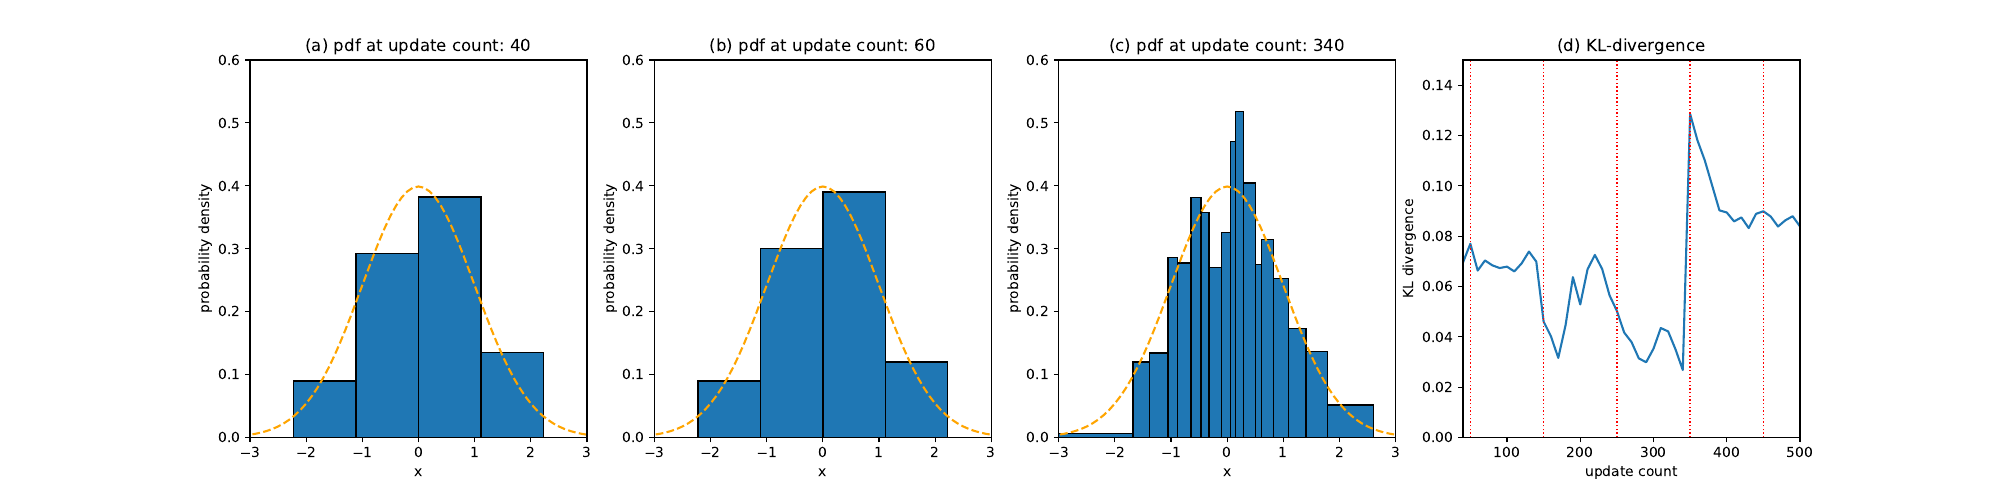

Reproduce this figure in Python.
import numpy as np
from scipy.stats import norm
import matplotlib as mpl
import matplotlib.pyplot as plt
import preprocessing as prep
import pdfplot as pdfplt
import kldplot as kldplt

name = "basic-normal"
dir = "../../../flip-bench/experiments/basic-normal/"

fig = plt.figure(figsize=(20, 5))

def data_loc(i):
    return dir + "basic-normal-pdf-" + str(i) + ".out"

def expected(x, i = -1):
    return norm.pdf(x)


# PDF: Represented

xmin = -3
xmax = 3
ymin = 0
ymax = 0.6

data_counts = [40, 60, 340]

i = 0
for data_count in data_counts:
    ax = plt.subplot(1, len(data_counts) + 1, i + 1)
    annotation = "(" + chr(ord('a') + i) + ")" + " pdf at update count: " + str(data_count)
    ax.set_title(annotation)
    pdfplt.pdfplot_bar(ax, expected, data_loc(data_count), xmin, xmax, ymin, ymax)
    i = i + 1


# KLD

countmin = 40
countmax = 500
rearr_start = 50
rearr_period = 100
kld_max = 0.15

kld_data_loc = dir + "basic-normal-kld.out"

ax = plt.subplot(1, len(data_counts) + 1, len(data_counts) + 1)
ax.set_title("(d) KL-divergence")
kldplt.kldplot(ax, kld_data_loc, kld_max, countmin, countmax, rearr_start, rearr_period)


# Save Plot

plt.legend()
plt.savefig(name + '.pdf')
plt.savefig(name + '.png')
plt.show()


# PDF: Animated

start = 10
end = 500
step = 10
fps = 4

utd_animation1 = pdfplt.animated_pdfplot_errorbar(data_loc, start, end, step, expected, xmin, xmax, ymin, ymax)
utd_animation1.save(name + '-errorbar.gif', writer='imagemagick', fps=fps)

utd_animation2 = pdfplt.animated_pdfplot_bar(data_loc, start, end, step, expected, xmin, xmax, ymin, ymax)
utd_animation2.save(name + '-histo.gif', writer='imagemagick', fps=fps)
